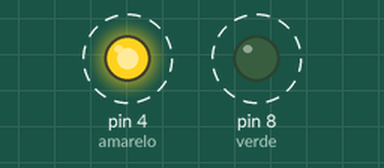
Recording of a sketch running on a simulated Arduino Uno, built with avr-gcc and run on an emulated ATmega328P. On the bench: output pins drawn as LEDs (lit = HIGH). Dashed ring = blinking.

Above: at 0.5 s.
Timing chart, 0 to 4.6 s (numbered marks = the images above):
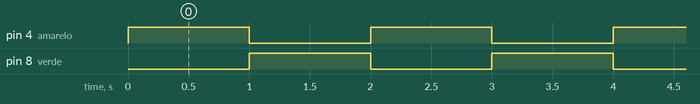

Measured:
- by itself, pin 4 (amarelo), pin 8 (verde): alternates HIGH for 1.0 s and LOW for 1.0 s

The sketch:

exemplo6-4.ino
```cpp
#define amarelo 4
#define verde 8

void setup() {
    pinMode(amarelo, OUTPUT);
    pinMode(verde, OUTPUT);
}

void loop() {
    digitalWrite(amarelo, 1);
    digitalWrite(verde, 0);
    delay(1000);
    digitalWrite(amarelo, 0);
    digitalWrite(verde, 1);
    delay(1000);
}
```
